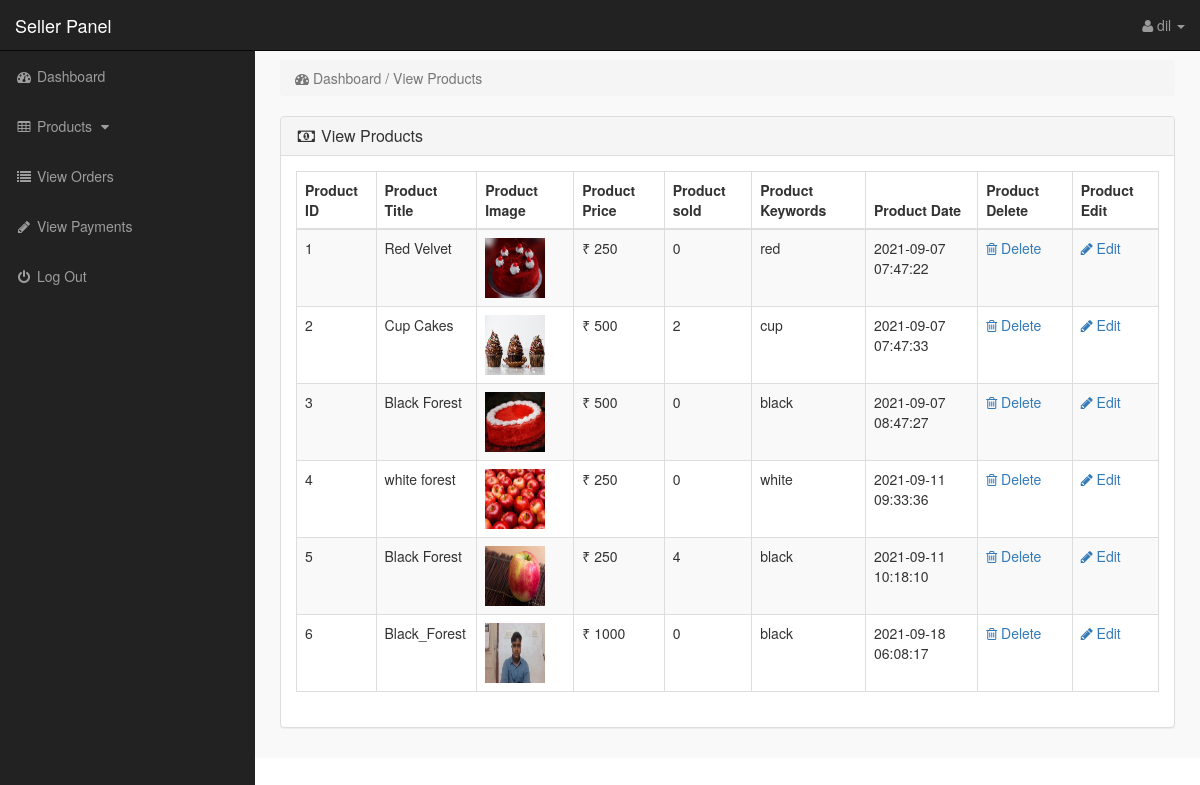
Page /seller-area/index.php?view_products (signed in) on the committed database.
### tables this page shows
CREATE TABLE `seller` (
  `Seller_name` varchar(20) NOT NULL,
  `Seller_email` varchar(50) NOT NULL,
  `Seller_pass` varchar(50) NOT NULL,
  `Seller_id` varchar(15) NOT NULL,
  `Seller_city` varchar(15) NOT NULL,
  `Seller_contact` varchar(20) NOT NULL,
  `Seller_address` varchar(100) NOT NULL,
  `confirm` int(11) NOT NULL
);

CREATE TABLE `products` (
  `product_id` int(10) NOT NULL,
  `Seller_id` varchar(20) NOT NULL,
  `cat_id` int(10) NOT NULL,
  `manufacturer_id` int(10) NOT NULL,
  `date` timestamp NOT NULL DEFAULT current_timestamp() ON UPDATE current_timestamp(),
  `product_title` text NOT NULL,
  `product_url` text NOT NULL,
  `product_img1` text NOT NULL,
  `product_img2` text NOT NULL,
  `product_img3` text NOT NULL,
  `product_price` int(10) NOT NULL,
  `product_weight` text NOT NULL,
  `product_psp_price` int(100) DEFAULT NULL,
  `product_desc` text NOT NULL,
  `product_features` text NOT NULL,
  `product_video` text NOT NULL,
  `product_keywords` text NOT NULL,
  `product_label` text NOT NULL,
  `status` varchar(255) NOT NULL
);

### seller-area/view_products.php (the view)
<?php
if(!isset($_SESSION['seller'])){
echo "<script>window.open('login.php','_self')</script>";
}
else {
?>
<div class="row">
<div class="col-lg-12" >
<ol class="breadcrumb" >
<li class="active" >
<i class="fa fa-dashboard"></i> Dashboard / View Products
</li>
</ol>
</div>
</div>
<div class="row" >
<div class="col-lg-12" >
<div class="panel panel-default" >
<div class="panel-heading" >
<h3 class="panel-title" >
<i class="fa fa-money fa-fw" ></i> View Products
</h3>
</div>
<div class="panel-body" >
<div class="table-responsive" >
<table class="table table-bordered table-hover table-striped" >
<thead>
<tr>
<th>Product ID</th>
<th>Product Title</th>
<th>Product Image</th>
<th>Product Price</th>
<th>Product sold</th>
<th>Product Keywords</th>
<th>Product Date</th>
<th>Product Delete</th>
<th>Product Edit</th>
</tr>
</thead>
<tbody>
<?php
$seller_session = $_SESSION['seller'];
$i = 0;
$get_admin = "select * from seller where Seller_id='$seller_session'";
$run_admin = mysqli_query($con,$get_admin);
$row_admin = mysqli_fetch_array($run_admin);
$seller_id = $row_admin['Seller_id'];
$get_pro = "select * from products where status='product' and Seller_id='$seller_id'";
$run_pro = mysqli_query($con,$get_pro);
while($row_pro=mysqli_fetch_array($run_pro)){
$pro_id = $row_pro['product_id'];
$pro_title = $row_pro['product_title'];
$pro_image = $row_pro['product_img1'];
$pro_price = $row_pro['product_price'];
$pro_keywords = $row_pro['product_keywords'];
$pro_date = $row_pro['date'];
$i++;
?>
<tr>
<td><?php echo $i; ?></td>
<td><?php echo $pro_title; ?></td>
<td><img src="../product_img/<?php echo $pro_image; ?>" width="60" height="60"></td>
<td>₹ <?php echo $pro_price; ?></td>
<td>
<?php
$get_sold = "select * from pending_orders where product_id='$pro_id'";
$run_sold = mysqli_query($con,$get_sold);
$count = mysqli_num_rows($run_sold);
echo $count;
?>
</td>
<td> <?php echo $pro_keywords; ?> </td>
<td><?php echo $pro_date; ?></td>
<td>
<a href="index.php?delete_product=<?php echo $pro_id; ?>">
<i class="fa fa-trash-o"> </i> Delete
</a>
</td>
<td>
<a href="index.php?edit_product=<?php echo $pro_id; ?>">
<i class="fa fa-pencil"> </i> Edit
</a>
</td>
</tr>
<?php } ?>
</tbody>
</table>
</div>
</div>
</div>
</div>
</div>
<?php } ?>

### seller-area/includes/sidebar.php (shortened to what this page needs)
<?php
if(!isset($_SESSION['seller'])){
echo "<script>window.open('login.php','_self')</script>";
}
else {
?>
<nav class="navbar navbar-inverse navbar-fixed-top" >
<div class="navbar-header" >
<a class="navbar-brand" href="index.php?dashboard" >Seller Panel</a>
</div>
<ul class="nav navbar-right top-nav" >
<li class="dropdown" >
<a href="#" class="dropdown-toggle" data-toggle="dropdown" >
<i class="fa fa-user" ></i>
<?php echo $admin_name; ?> <b class="caret" ></b>
</a>
</li>
</ul>
<div class="collapse navbar-collapse navbar-ex1-collapse">
<ul class="nav navbar-nav side-nav">
<li>
<a href="index.php?dashboard">
<i class="fa fa-fw fa-dashboard"></i> Dashboard
</a>
</li>
<li>
<a href="#" data-toggle="collapse" data-target="#products">
<i class="fa fa-fw fa-table"></i> Products
<i class="fa fa-fw fa-caret-down"></i>
</a>
</li>
<li>
<li>
<a href="index.php?view_orders">
<i class="fa fa-fw fa-list"></i> View Orders
</a>
</li>
<li>
<a href="index.php?view_payments">
<i class="fa fa-fw fa-pencil"></i> View Payments
</a>
</li>
<li>
<a href="logout.php">
<i class="fa fa-fw fa-power-off"></i> Log Out
</a>
</li>
</ul>
</div>
</nav>
<?php } ?>

### seller-area/css/style.css (style rules this page uses)
body { margin-top:100px; }
@media (min-width: 768px) { body { margin-top:50px; } }
.top-nav { padding:0 15px; }
.top-nav>li { display:inline-block; float:left; }
.top-nav>li>a { padding-top:15px; padding-bottom:15px; line-height:20px; color:#999; }
@media (min-width: 768px) { .side-nav { position:fixed; top:51px; width:255px; border-radius:0; overflow-y:auto; background-color: #222; bottom:0; overflow-x:hidden; padding-bottom:40px; } }
@media (min-width: 768px) { .side-nav>li>a { width:255px; } }
.panel-body { border-radius:5px; }

### rows in the picture
seller: Seller_name "dil"
products: product_title "Red Velvet", product_img1 (picture), product_price "250", count "0", product_keywords "red", date "2021-09-07 07:47:22"
products: product_title "Cup Cakes", product_img1 (picture), product_price "500", count "2", product_keywords "cup", date "2021-09-07 07:47:33"
products: product_title "Black Forest", product_img1 (picture), product_price "500", count "0", product_keywords "black", date "2021-09-07 08:47:27"
products: product_title "white forest", product_img1 (picture), product_price "250", count "0", product_keywords "white", date "2021-09-11 09:33:36"
products: product_title "Black Forest", product_img1 (picture), product_price "250", count "4", product_keywords "black", date "2021-09-11 10:18:10"
products: product_title "Black_Forest", product_img1 (picture), product_price "1000", count "0", product_keywords "black", date "2021-09-18 06:08:17"
